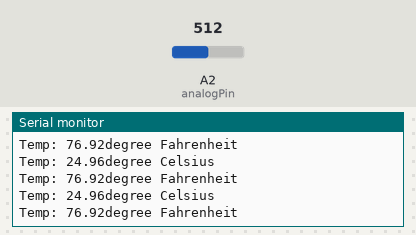
Recording of a sketch running on a simulated Arduino Uno, built with avr-gcc and run on an emulated ATmega328P. Parts: the last lines printed to the serial monitor. The test bench sets the inputs (shaded band); at power-on: A2 (analogPin) = 512.

Above: at 1.2 s.
1.3 s: A2 (analogPin) set to 716
At 1.58 s:
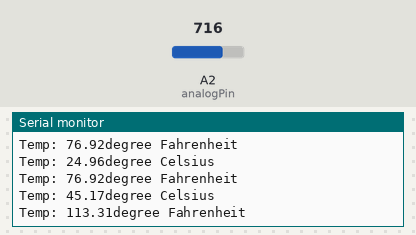
2.8 s: A2 (analogPin) set to 900
At 2.99 s:
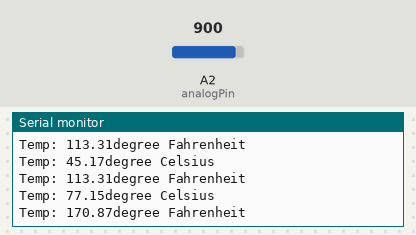
4.3 s: A2 (analogPin) set to 1023
At 4.4 s:
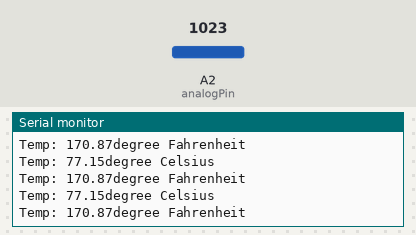
7.3 s: A2 (analogPin) set to 511
At 7.43 s:
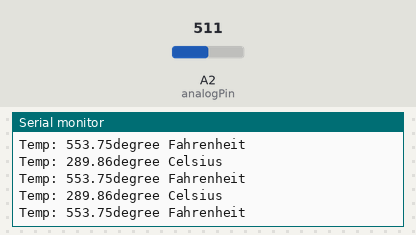
Timing chart, 0 to 10.3 s (numbered marks = the images above; inputs shaded):
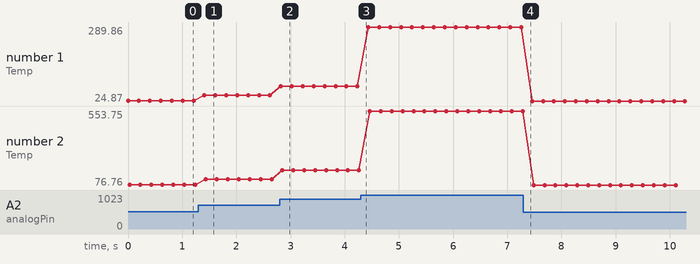

The sketch:

2.13_thermometer.ino
```cpp
#define analogPin  A2 //the thermistor attach to
#define beta 3950 //the beta of the thermistor
#define resistance 10 //the value of the pull-up resistor

void setup()
{
  Serial.begin(9600);
}

void loop()
{
  //read thermistor value
  long a = analogRead(analogPin);
  //the calculating formula of temperature
  float tempC = beta / (log((1025.0 * 10 / a - 10) / 10) + beta / 298.0) - 273.0;
  float tempF = 1.8 * tempC + 32.0;
  Serial.print("Temp: ");
  Serial.print(tempC);
  Serial.println("degree Celsius");
  Serial.print("Temp: ");
  Serial.print(tempF);
  Serial.println("degree Fahrenheit");
  delay(200); //wait for 200 milliseconds
}
```

Measured:
- after the input at 1.3 s, the serial monitor: prints a new line after 0.11 s (image 1)
- after the input at 2.8 s, the serial monitor: prints a new line at once (image 2)
- plotted number 1: 24.96 → 45.17 after the input at 1.3 s, 45.17 → 77.15 after the input at 2.8 s, 77.15 → 289.86 after the input at 4.3 s, 289.86 → 24.87 after the input at 7.3 s
- plotted number 2: 76.92 → 113.31 after the input at 1.3 s, 113.31 → 170.87 after the input at 2.8 s, 170.87 → 553.75 after the input at 4.3 s, 553.75 → 76.76 after the input at 7.3 s
